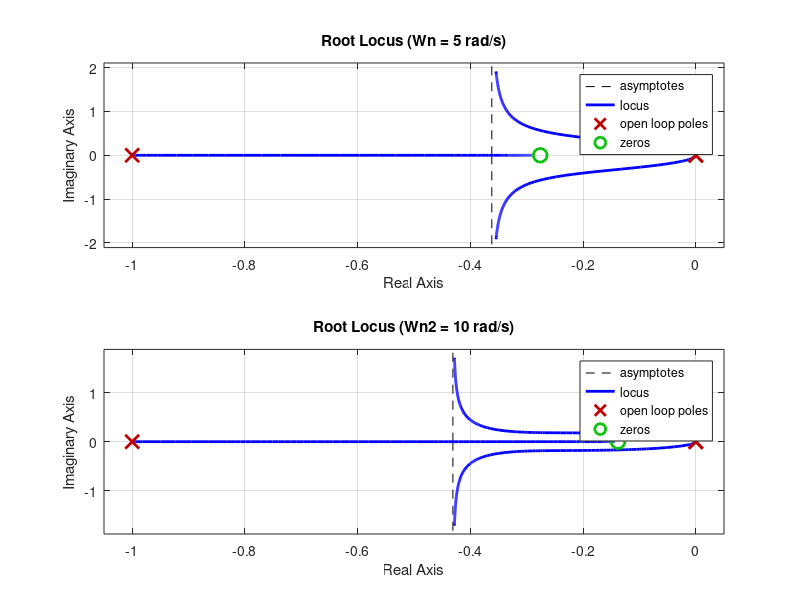
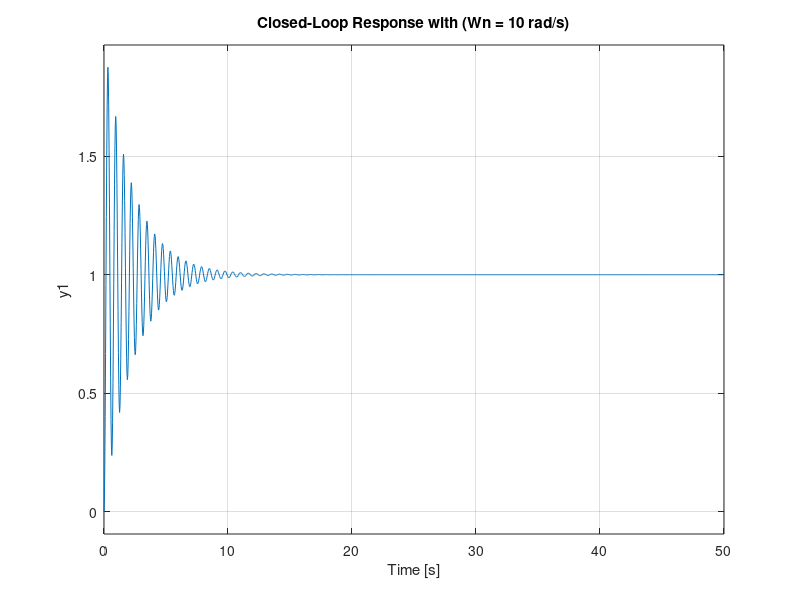

MATLAB code for these plots, in order: (Note: this script raises an error after producing the figures.)

% Given Parameters
Gp = tf([1], [1, 1, 0]); % Transfer function from equation
Wn = 5; % rad/s
Wn2 = 10; % rad/s
Mp = 0.05; % Maximum percent overshoot
Ts_max = 0.5; % Maximum settling time

% Question 1: For undamped natural frequency Wn = 5 rad/s
z1 = abs(log(Mp)) / sqrt(pi^2 + log(Mp)^2);
Ts1 = pi / (Wn * sqrt(1 - z1^2));

% PD Controller transfer function
Kp1 = 2 * z1 * Wn;
Kd1 = Wn^2;
Gc1 = tf([Kd1, Kp1], [1, 0]);

% Question 2: For Undamped Natural Frequency Wn = 10 rad/s
z2 = abs(log(Mp)) / sqrt(pi^2 + log(Mp)^2);
Ts2 = pi / (Wn2 * sqrt(1 - z2^2));

% PD Controller transfer function
Kp2 = 2 * z2 * Wn2;
Kd2 = Wn2^2;
Gc2 = tf([Kd2, Kp2], [1, 0]);

% Convert G(s) and C(s) to G(z) and C(z) using Tustin's method
Ts = 0.1; % Sample time
Gz1 = c2d(Gp, Ts, 'tustin');
Cz1 = c2d(Gc1, Ts, 'tustin');

Gz2 = c2d(Gp, Ts, 'tustin');
Cz2 = c2d(Gc2, Ts, 'tustin');



% Root Locus Plot
figure;
subplot(2, 1, 1);
rlocus(series(Gc1, Gp));
title('Root Locus (Wn = 5 rad/s)');

subplot(2, 1, 2);
rlocus(series(Gc2, Gp));
title('Root Locus (Wn2 = 10 rad/s)');

% Simulate the closed-loop system
System1 = feedback(series(Gc1, Gp), 1);
System2 = feedback(series(Gc2, Gp), 1);

% Plot the response
figure;
subplot(2, 1, 1);
step(System1);
title('Closed-Loop Response with (Wn = 5 rad/s)');

subplot(2, 1, 2);
step(System2);
title('Closed-Loop Response with (Wn = 10 rad/s)');

% Optional: Evaluate performance metrics
info1 = stepinfo(System1);
info2 = stepinfo(System2);

fprintf('System 1:\n');
disp(info1);

fprintf('System 2:\n');
disp(info2);

% Continuous-time step response
figure;
subplot(2, 2, 1);
step(Gp);
title('Continuous-Time Step Response (Gp)');

subplot(2, 2, 2);
step(Gc1);
title('Continuous-Time Step Response (Gc1)');

subplot(2, 2, 3);
step(System1);
title('Continuous-Time Closed-Loop Step Response (Wn = 5 rad/s)');

subplot(2, 2, 4);
step(System2);
title('Continuous-Time Closed-Loop Step Response (Wn = 10 rad/s)');

% Discrete-time step response
figure;
subplot(2, 2, 1);
step(Gz1);
title('Discrete-Time Step Response (Gz1)');

subplot(2, 2, 2);
step(Cz1);
title('Discrete-Time Step Response (Cz1)');

subplot(2, 2, 3);
step(feedback(Gz1*Cz1, 1));
title('Discrete-Time Closed-Loop Step Response (Wn = 5 rad/s)');

subplot(2, 2, 4);
step(feedback(Gz2*Cz2, 1));
title('Discrete-Time Closed-Loop Step Response (Wn = 10 rad/s)');

#Output of the project
System 1:
         RiseTime: 0.2202
    TransientTime: 10.8153
     SettlingTime: 10.8153
      SettlingMin: 0.3672
      SettlingMax: 1.8092
        Overshoot: 80.9206
       Undershoot: 0
             Peak: 1.8092
         PeakTime: 0.6309

System 2:
         RiseTime: 0.1077
    TransientTime: 8.8515
     SettlingTime: 8.8515
      SettlingMin: 0.2377
      SettlingMax: 1.8754
        Overshoot: 87.5390
       Undershoot: 0
             Peak: 1.8754
         PeakTime: 0.3143

